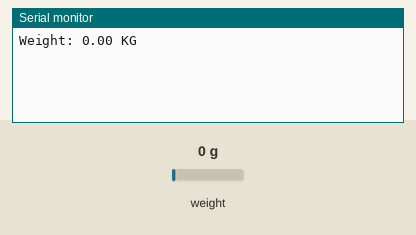
A sketch run on a simulated ESP32. On the bench: the last lines printed to the serial monitor. The inputs (shaded band) are chosen by the test bench; at power-on: weight on the scale 0 g.

Above: at 3.2 s.
3.3 s: weight on the scale set to 100 g
At 5.1 s:
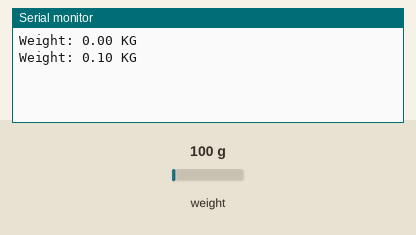
5.6 s: weight on the scale set to 1250 g
At 7.8 s:
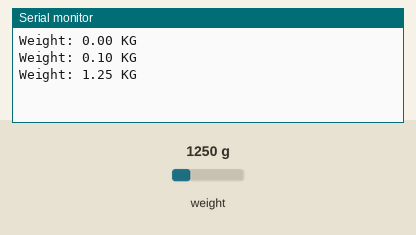
Timing chart, 0 to 9.3 s (numbered marks = the images above; inputs shaded):
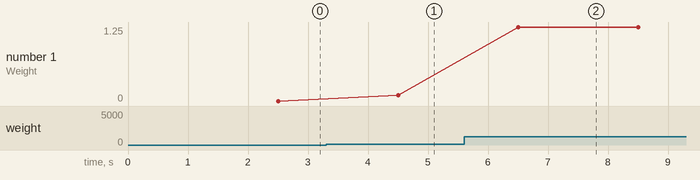

The sketch:

hx711_esp32_serial.ino
```cpp
#include "HX711.h"

HX711 scale(2, 0);

float weight;
float calibration_factor = -109525.00; // for me this vlaue works just perfect 419640

void setup()
{
  Serial.begin(115200);
 // pinMode(rbutton, INPUT_PULLUP);
  scale.set_scale();
  scale.tare(); //Reset the scale to 0
  long zero_factor = scale.read_average();
  }
  void loop()

{

  scale.set_scale(calibration_factor); //Adjust to this calibration factor

  weight = scale.get_units(5);

    Serial.print("Weight: ");
  Serial.print(weight);
  Serial.println(" KG");
  Serial.println();
  delay(1500);        // thingspeak needs minimum 15 sec delay between updates.

}
```

Measured:
- after the input at 3.3 s, the serial monitor: prints a new line after 1.2 s (image 1)
- after the input at 5.6 s, the serial monitor: prints a new line after 0.90 s (image 2)
- plotted number 1: 0 → 0.1 after the input at 3.3 s, 0.1 → 1.25 after the input at 5.6 s
